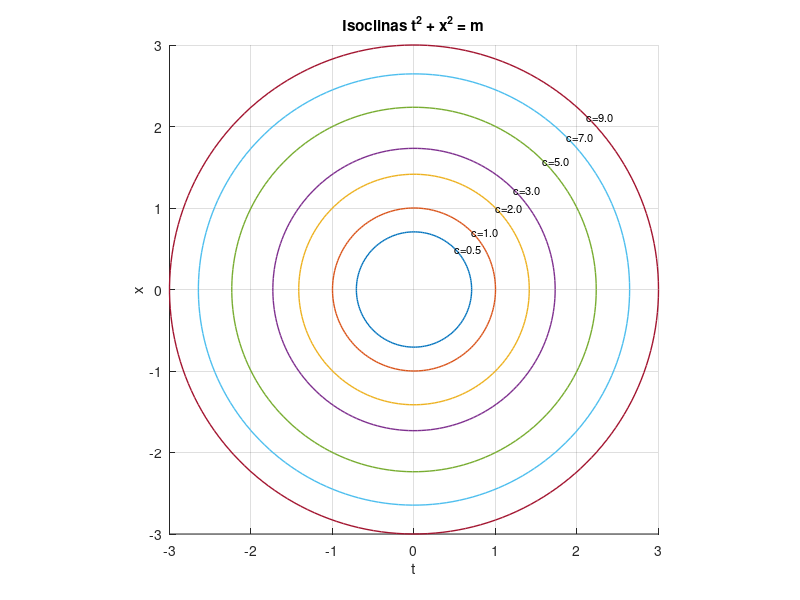
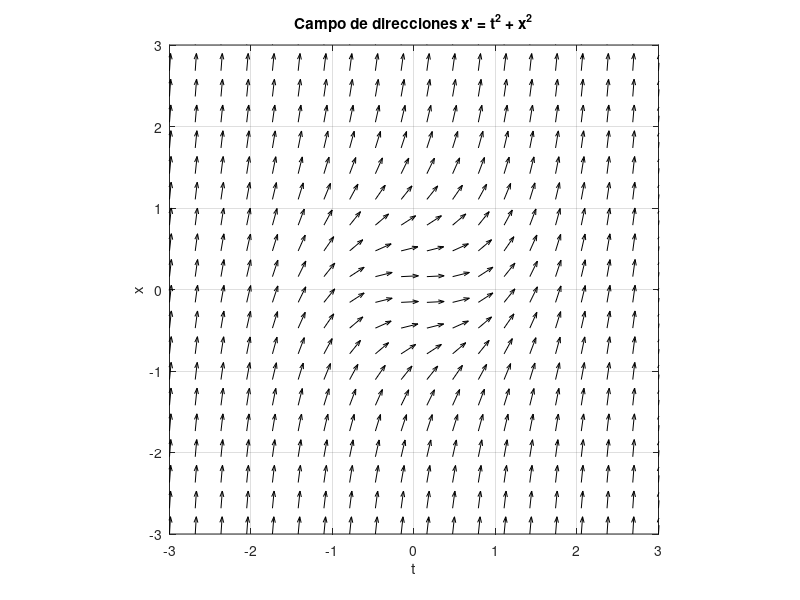
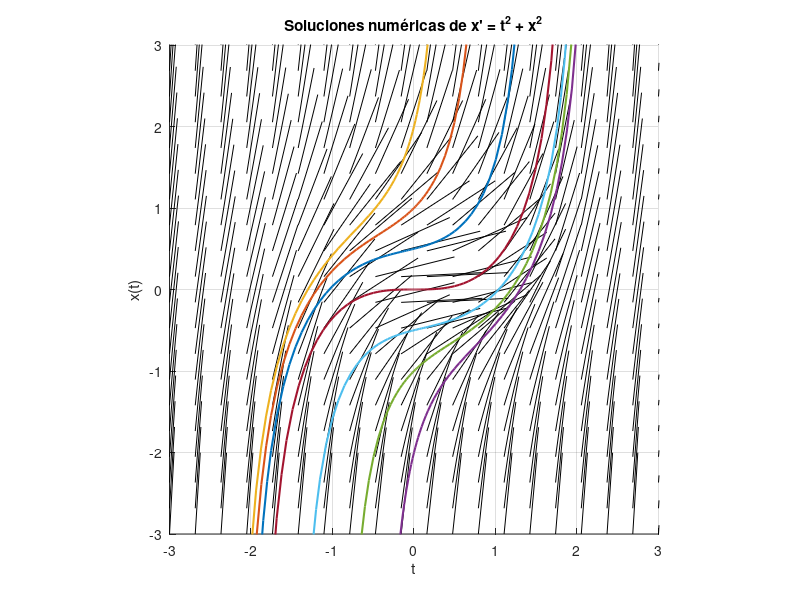

Recreate these plots in MATLAB, in order.
% Rango de la gráfica
tmin = -3; tmax = 3;
xmin = -3; xmax = 3;

% ===== 1) Isoclinas =====
figure;
hold on; grid on; axis equal
title('Isoclinas t^2 + x^2 = m');
xlabel('t'); ylabel('x');
cs = [0.5, 1, 2, 3, 5, 7, 9]; % valores de c
theta = linspace(0, 2*pi, 200);
for c = cs
    r = sqrt(c);
    tt = r*cos(theta);
    xx = r*sin(theta);
    plot(tt, xx, 'LineWidth', 1);
    text(r/sqrt(2), r/sqrt(2), sprintf('c=%.1f', c), 'FontSize', 8);
end
xlim([tmin tmax]); ylim([xmin xmax]);

% ===== 2) Campo de direcciones =====
[tg, xg] = meshgrid(linspace(tmin, tmax, 20), linspace(xmin, xmax, 20));
S = tg.^2 + xg.^2;
dt = 1 ./ sqrt(1 + S.^2);
dx = S ./ sqrt(1 + S.^2);

figure;
quiver(tg, xg, dt, dx, 0.5, 'k');
grid on; axis equal
xlabel('t'); ylabel('x');
title('Campo de direcciones x'' = t^2 + x^2');
xlim([tmin tmax]); ylim([xmin xmax]);

% ===== 3) Soluciones numéricas con ode45 =====
f = @(t, x) t.^2 + x.^2;
ics = [-2, -1, -0.5, 0, 0.5, 1, 2]; % condiciones iniciales
figure; hold on; grid on; axis equal
quiver(tg, xg, dt, dx, 0.5, 'k', 'ShowArrowHead', 'off', 'AutoScale','off');

for x0 = ics
    [tR, xR] = ode45(f, [0 tmax], x0);
    [tL, xL] = ode45(f, [0 tmin], x0); % hacia atrás en el tiempo
    plot([flipud(tL); tR(2:end)], [flipud(xL); xR(2:end)], 'LineWidth', 1.5);
end
xlabel('t'); ylabel('x(t)');
title('Soluciones numéricas de x'' = t^2 + x^2');
xlim([tmin tmax]); ylim([xmin xmax]);
